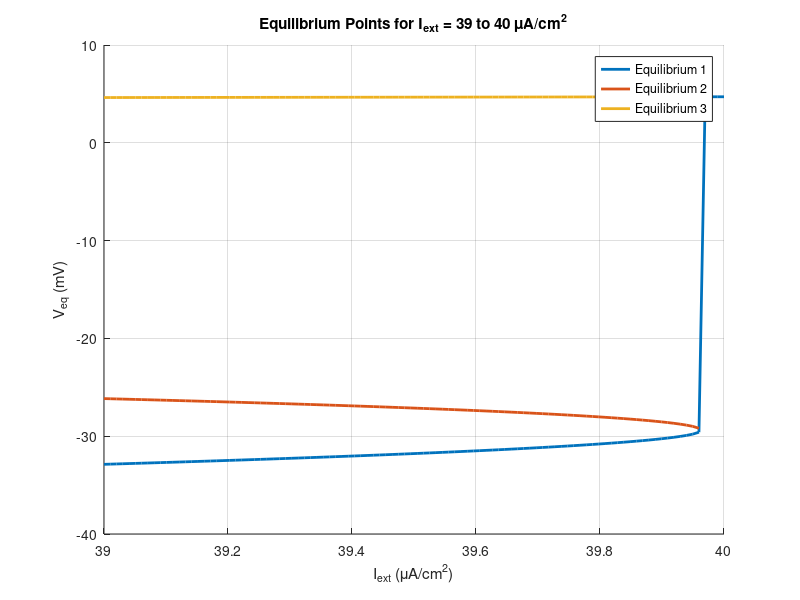

Write MATLAB code to recreate this figure. (Note: this script raises an error after producing the figure.)
clear;
clc;
close all;
fprintf('Question 11\n');
%% Parameters
gca = 4;
gk  = 8.0;
gl  = 2;
vca = 120;
vk  = -84;
vl  = -60;
phi = 0.0667;
V1 = -1.2;
V2 = 18;
V3 = 12;
V4 = 17.4;
V5 = 12;
V6 = 17.4;
C = 20;
Iext = 30;
%% Morris-Lecar functions
minf = @(V) 0.5*(1 + tanh((V-V1)/V2));
winf = @(V) 0.5*(1 + tanh((V-V3)/V4));
tauw = @(V) 1./cosh((V-V3)/(2*V4));
Vscan = linspace(-100,100,2000);
I_values = linspace(30,50,200);
Veq_all = NaN(length(I_values),3);
weq_all = NaN(length(I_values),3);
for j = 1:length(I_values)
    Iext = I_values(j);
    F = @(V) (-gca*minf(V).*(V-vca) ...
          -gk*winf(V).*(V-vk) ...
          -gl*(V-vl) + Iext);
    Fscan = F(Vscan);
    rootsV = [];
    for i = 1:length(Vscan)-1
        if Fscan(i)*Fscan(i+1) < 0
          root = fzero(F,[Vscan(i),Vscan(i+1)]);
          if isempty(rootsV) || all(abs(rootsV-root)>1e-5)
                rootsV(end+1) = root;
          end
        end
    end
    Veq_all(j,1:length(rootsV)) = rootsV;
    weq_all(j,1:length(rootsV)) = winf(rootsV);
end
Vscan1 = linspace(-100,100,2000);
I_values1 = linspace(39,40,100);
Veq_all1 = NaN(length(I_values1),3);
weq_all1 = NaN(length(I_values1),3);
for j = 1:length(I_values1)
    Iext = I_values1(j);
    F = @(V) (-gca*minf(V).*(V-vca) ...
          -gk*winf(V).*(V-vk) ...
          -gl*(V-vl) + Iext);
    Fscan = F(Vscan1);
    rootsV1 = [];
    for i = 1:length(Vscan1)-1
        if Fscan(i)*Fscan(i+1) < 0
          root = fzero(F,[Vscan1(i),Vscan1(i+1)]);
          if isempty(rootsV1) || all(abs(rootsV1-root)>1e-5)
                rootsV1(end+1) = root;
          end
        end
    end
    Veq_all1(j,1:length(rootsV1)) = rootsV1;
    weq_all1(j,1:length(rootsV1)) = winf(rootsV1);
end
figure;
hold on;

plot(I_values1,Veq_all1(:,1),'LineWidth',2);
plot(I_values1,Veq_all1(:,2),'LineWidth',2);
plot(I_values1,Veq_all1(:,3),'LineWidth',2);

xlabel('I_{ext} (\muA/cm^2)');
ylabel('V_{eq} (mV)');

title('Equilibrium Points for I_{ext} = 39 to 40 \muA/cm^2');

legend('Equilibrium 1', ...
       'Equilibrium 2', ...
       'Equilibrium 3');

grid on;

xlim([39 40]);

hold off;
%% Morris-Lecar functions

minf = @(V) 0.5*(1 + tanh((V-V1)/V2));

winf = @(V) 0.5*(1 + tanh((V-V3)/V4));

tauw = @(V) 1./cosh((V-V3)/(2*V4));

%% Current range

I_values = 30:0.25:45;

firing_rate = zeros(size(I_values));

%% Simulation settings

tspan = [0 2000];

options = odeset('RelTol',1e-8,'AbsTol',1e-10);

%% Loop over current

for j = 1:length(I_values)

    Iext = I_values(j);

    %% Morris-Lecar equations

    MLE = @(t,y) [
        (-gca*minf(y(1))*(y(1)-vca) ...
        -gk*y(2)*(y(1)-vk) ...
        -gl*(y(1)-vl) + Iext)/C;

        phi*(winf(y(1))-y(2))/tauw(y(1))
    ];

    %% Initial condition

    % Start from the low-voltage equilibrium region
    Y0 = [-41.8452, 0.002047];

    %% Solve

    [t,Y] = ode45(MLE,tspan,Y0,options);

    Vtrace = Y(:,1);

    %% Find spikes

    [pks,locs] = findpeaks(Vtrace,t,...
                           'MinPeakHeight',-50);

    %% Inter-spike intervals

    ISI = diff(locs);

    %% Firing rate

    if ~isempty(ISI)

        firing_rate(j) = 1000/mean(ISI);

    else

        firing_rate(j) = 0;

    end

end

%% Display results

disp('Iext       Firing Rate (Hz)');

disp([I_values(:), firing_rate(:)]);

%% Plot firing rate vs applied current

figure;

plot(I_values,firing_rate,'o-','LineWidth',2);

xlabel('Applied current I_{ext} (\muA/cm^2)');
ylabel('Firing rate (Hz)');

title('Firing Rate vs Applied Current');

grid on;
